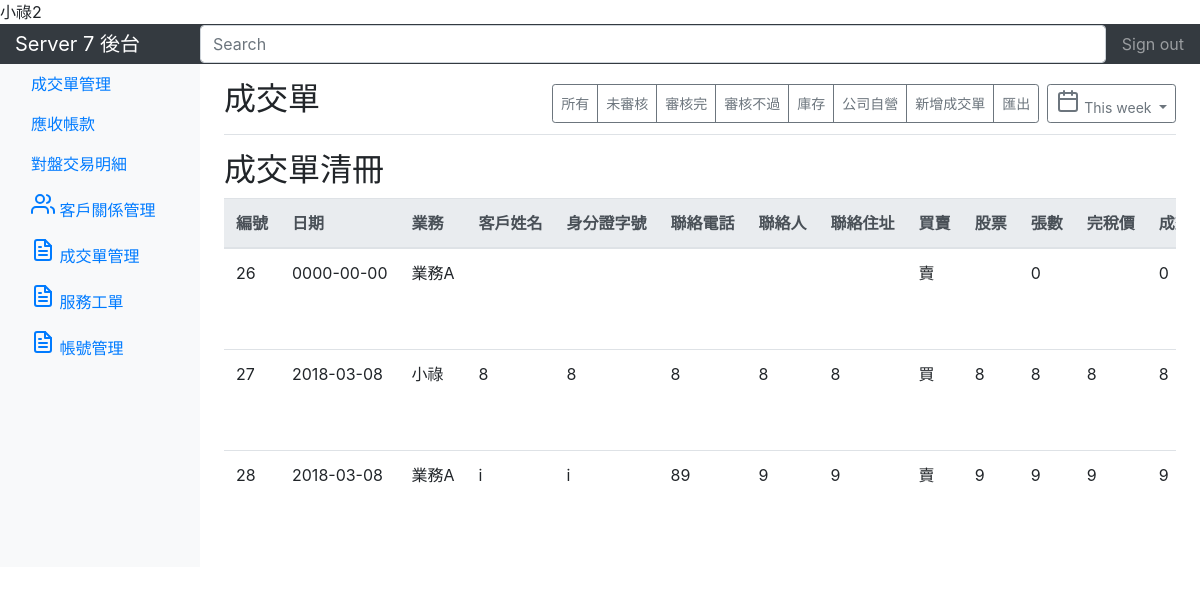
The app's page /index.php/orders/index (signed in) with its own data.
### tables this page shows
CREATE TABLE `ORDERS` (
  `ID` int(20) NOT NULL,
  `日期` date NOT NULL,
  `業務` varchar(20) NOT NULL,
  `客戶姓名` varchar(20) NOT NULL,
  `身分證字號` varchar(10) NOT NULL,
  `聯絡電話` varchar(20) NOT NULL,
  `聯絡人` varchar(20) NOT NULL,
  `聯絡地址` varchar(50) NOT NULL,
  `買賣` varchar(1) NOT NULL,
  `股票` varchar(20) NOT NULL,
  `張數` float NOT NULL,
  `完稅價` float DEFAULT NULL,
  `成交價` float NOT NULL,
  `盤價` float NOT NULL,
  `匯款金額` int(11) NOT NULL,
  `匯款銀行` varchar(20) NOT NULL,
  `匯款分行` varchar(20) DEFAULT NULL,
  `匯款戶名` varchar(20) NOT NULL,
  `轉讓會員` varchar(20) NOT NULL,
  `完稅人` varchar(20) NOT NULL,
  `新舊` tinyint(1) NOT NULL,
  `自行應付` float DEFAULT NULL,
  `刻印` tinyint(1) DEFAULT NULL,
  `過戶費` int(10) DEFAULT NULL,
  `媒合` tinyint(1) NOT NULL,
  `收付款` varchar(10) NOT NULL,
  `過戶日` date NOT NULL,
  `通知查帳` varchar(10) NOT NULL,
  `契約` varchar(10) NOT NULL,
  `稅單` varchar(10) NOT NULL
);

### application/controllers/orders.php (called while the page is built, shortened)
<?php
class Orders extends CI_Controller {
	public function __construct()
    {
		$this->load->helper(array('form', 'url', 'array'));
		$this->load->library('form_validation');
		$this->load->model('orders_model');
	}
	public function show($arr_data)
    {
		$this->load->view('templates/header');
		$this->load->view('pages/order_view', $arr_data);
    }
    public function index()
    {
		if (!isset($_SESSION['ACCOUNT'])) {
			redirect('index.php/login/index');
		} else {
			$orders = $this->orders_model->get(null,$_SESSION['LEVEL'],$_SESSION['NAME']);
			$arrayName = array('orders' => $orders,
								);
			$this->show($arrayName);
		}
	}
}

### index.php (called while the page is built, shortened)
<?php
require_once BASEPATH.'core/CodeIgniter.php';

### application/models/orders_model.php (called while the page is built, shortened)
<?php if ( ! defined('BASEPATH')) exit('No direct script access allowed');
class Orders_model extends CI_Model {
    public function transformer($query) {
        if ($query->num_rows() > 0) {
                foreach ($query->result() as $row) {
                        $result[] = array('ID'=>$row-> ID,
                        '日期'=>$row-> 日期,
                        '業務'=>$row-> 業務,
                        '客戶姓名'=>$row->客戶姓名,
                        '身分證字號'=>$row-> 身分證字號,
                        '聯絡電話'=>$row-> 聯絡電話,
                        '聯絡人'=>$row-> 聯絡人,
                        '聯絡地址'=>$row-> 聯絡地址,
                        '買賣'=>$row-> 買賣,
                        '股票'=>$row-> 股票,
                        '張數'=>$row-> 張數,
                        '完稅價'=>$row-> 完稅價,
                        '成交價'=>$row-> 成交價,
                        '盤價'=>$row-> 盤價,
                        '匯款金額'=>$row-> 匯款金額,
                        '匯款銀行'=>$row-> 匯款銀行,
                        '匯款分行'=>$row-> 匯款分行,
                        '匯款戶名'=>$row-> 匯款戶名,
                        '轉讓會員'=>$row-> 轉讓會員,
                        '完稅人'=>$row-> 完稅人,
                        '新舊'=>$row-> 新舊,
                        '自行應付'=>$row-> 自行應付,
                        '刻印'=>$row-> 刻印,
                        '過戶費'=>$row-> 過戶費,
                        '媒合'=>$row-> 媒合,
                        '收付款'=>$row-> 收付款,
                        '過戶日'=>$row-> 過戶日,
                        '通知查帳'=>$row-> 通知查帳,
                        '契約'=>$row-> 契約,
                        '稅單'=>$row-> 稅單,
                                            );
                }
                return $result;
        }
        else {
                return false;
        }
}
    public function get($keyword,$level,$name) {
        if(is_null($keyword)) {
            if($level==2) {
                $sql = "SELECT * FROM `ORDERS`";
                $query = $this->db->query($sql);
            } else {
                $query = $this->db->get_where('ORDERS', array('業務' => $name));
            }
        }
        if($query->num_rows()>0) {
            $result = $this->transformer($query);
            return $result;
        } else {
            return false;
        }
    }
}
?>

### application/views/pages/order_view.php (the view, shortened to what this page needs)
                <main role="main" class="col-md-9 ml-sm-auto col-lg-10 pt-3 px-4">
                    <div class="d-flex justify-content-between flex-wrap flex-md-nowrap align-items-center pb-2 mb-3 border-bottom">
                        <h1 class="h2">成交單</h1>
                        <div class="btn-toolbar mb-2 mb-md-0">
                            <div class="btn-group mr-2">
                              <button class="btn btn-sm btn-outline-secondary">所有</button>
                              <button class="btn btn-sm btn-outline-secondary">未審核</button>
                              <button class="btn btn-sm btn-outline-secondary">審核完</button>
                              <button class="btn btn-sm btn-outline-secondary">審核不過</button>
                              <button class="btn btn-sm btn-outline-secondary">庫存</button>
                              <button class="btn btn-sm btn-outline-secondary">公司自營</button>
                              <input class="btn btn-sm btn-outline-secondary" type="button" onclick="location.href='new_order';" value="新增成交單" />
                              <button class="btn btn-sm btn-outline-secondary">匯出</button>
                            </div>
                            <button class="btn btn-sm btn-outline-secondary dropdown-toggle">
                              <span data-feather="calendar"></span>
                              This week
                            </button>
                        </div>
                    </div>
                    <h2>成交單清冊</h2>
                    <div class="">
                        <table class="table table-md table-hover table-responsive">
                            <thead class="thead-light">
                                <tr>
                                    <th>編號</th>
                                    <th scope="col">日期</th>
                                    <th>業務</th>
                                    <th>客戶姓名</th>
                                    <th>身分證字號</th>
                                    <th>聯絡電話</th>
                                    <th>聯絡人</th>
                                    <th>聯絡住址</th>
                                    <th>買賣</th>
                                    <th>股票</th>
                                    <th>張數</th>
                                    <th>完稅價</th>
                                    <th>成交價</th>
                                </tr>
                            </thead>
                            <tbody>
                                <?php if($orders){for($i=0; $i<count($orders); $i++) {?>
                                <tr>
                                    <td><?php echo ($orders[$i]['ID']) ?></td>
                                    <td><?php echo ($orders[$i]['日期']) ?></td>
                                    <td><?php echo ($orders[$i]['業務']) ?></td>
                                    <td><?php echo ($orders[$i]['客戶姓名']) ?></td>
                                    <td><?php echo ($orders[$i]['身分證字號']) ?></td>
                                    <td><?php echo ($orders[$i]['聯絡電話']) ?></td>
                                    <td><?php echo ($orders[$i]['聯絡人']) ?></td>
                                    <td><?php echo ($orders[$i]['聯絡地址']) ?></td>
                                    <td><?php
                                    if($orders[$i]['買賣']==1){
                                      echo "買";
                                    } else {
                                      echo "賣";
                                    }
                                    ?></td>
                                    <td><?php echo ($orders[$i]['股票']) ?></td>
                                    <td><?php echo ($orders[$i]['張數']) ?></td>
                                    <td><?php echo ($orders[$i]['完稅價']) ?></td>
                                    <td><?php echo ($orders[$i]['成交價']) ?></td>
                                </tr>
                                <?php }} ?>
                            </tbody>
                        </table>
                    </div>
                </main>
            </div>
        </div>
    </body>
</html>

### application/views/templates/header.php (style rules this page uses)
th, td, form { white-space: nowrap; }

### records on screen
orders: ID "26", 日期 "0000-00-00", 業務 "業務A", 買賣 "賣", 張數 "0", 成交價 "0"
orders: ID "27", 日期 "2018-03-08", 業務 "小祿", 客戶姓名 "8", 身分證字號 "8", 聯絡電話 "8", 聯絡人 "8", 聯絡地址 "8", 買賣 "買", 股票 "8", 張數 "8", 完稅價 "8", 成交價 "8"
orders: ID "28", 日期 "2018-03-08", 業務 "業務A", 客戶姓名 "i", 身分證字號 "i", 聯絡電話 "89", 聯絡人 "9", 聯絡地址 "9", 買賣 "賣", 股票 "9", 張數 "9", 完稅價 "9", 成交價 "9"

### other values on screen
$_SESSION['NAME'] "小祿"
$_SESSION['LEVEL'] "2"
